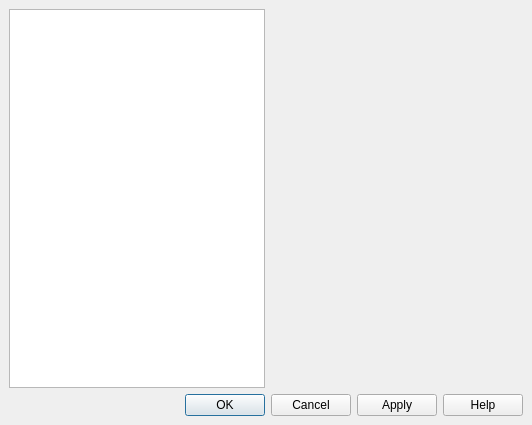
<ui version="4.0" >
 <class>PreferencesDialog</class>
 <widget class="QDialog" name="PreferencesDialog" >
  <property name="geometry" >
   <rect>
    <x>0</x>
    <y>0</y>
    <width>532</width>
    <height>425</height>
   </rect>
  </property>
  <property name="windowTitle" >
   <string>UMPlayer - Preferences</string>
  </property>
  <layout class="QGridLayout" >
   <property name="margin" >
    <number>9</number>
   </property>
   <property name="spacing" >
    <number>6</number>
   </property>
   <item row="0" column="1" >
    <widget class="QStackedWidget" name="pages" >
     <property name="sizePolicy" >
      <sizepolicy>
       <hsizetype>7</hsizetype>
       <vsizetype>5</vsizetype>
       <horstretch>0</horstretch>
       <verstretch>0</verstretch>
      </sizepolicy>
     </property>
     <property name="currentIndex" >
      <number>-1</number>
     </property>
    </widget>
   </item>
   <item row="0" column="0" >
    <widget class="QListWidget" name="sections" >
     <property name="sizePolicy" >
      <sizepolicy>
       <hsizetype>3</hsizetype>
       <vsizetype>7</vsizetype>
       <horstretch>0</horstretch>
       <verstretch>0</verstretch>
      </sizepolicy>
     </property>
     <property name="minimumSize" >
      <size>
       <width>150</width>
       <height>0</height>
      </size>
     </property>
    </widget>
   </item>
   <item row="1" column="0" colspan="2" >
    <widget class="QDialogButtonBox" name="buttonBox" >
     <property name="orientation" >
      <enum>Qt::Horizontal</enum>
     </property>
     <property name="standardButtons" >
      <set>QDialogButtonBox::Apply|QDialogButtonBox::Cancel|QDialogButtonBox::Help|QDialogButtonBox::NoButton|QDialogButtonBox::Ok</set>
     </property>
    </widget>
   </item>
  </layout>
 </widget>
 <resources/>
 <connections>
  <connection>
   <sender>sections</sender>
   <signal>currentRowChanged(int)</signal>
   <receiver>pages</receiver>
   <slot>setCurrentIndex(int)</slot>
   <hints>
    <hint type="sourcelabel" >
     <x>145</x>
     <y>202</y>
    </hint>
    <hint type="destinationlabel" >
     <x>372</x>
     <y>231</y>
    </hint>
   </hints>
  </connection>
  <connection>
   <sender>buttonBox</sender>
   <signal>accepted()</signal>
   <receiver>PreferencesDialog</receiver>
   <slot>accept()</slot>
   <hints>
    <hint type="sourcelabel" >
     <x>259</x>
     <y>401</y>
    </hint>
    <hint type="destinationlabel" >
     <x>259</x>
     <y>212</y>
    </hint>
   </hints>
  </connection>
  <connection>
   <sender>buttonBox</sender>
   <signal>rejected()</signal>
   <receiver>PreferencesDialog</receiver>
   <slot>reject()</slot>
   <hints>
    <hint type="sourcelabel" >
     <x>259</x>
     <y>401</y>
    </hint>
    <hint type="destinationlabel" >
     <x>259</x>
     <y>212</y>
    </hint>
   </hints>
  </connection>
 </connections>
</ui>
